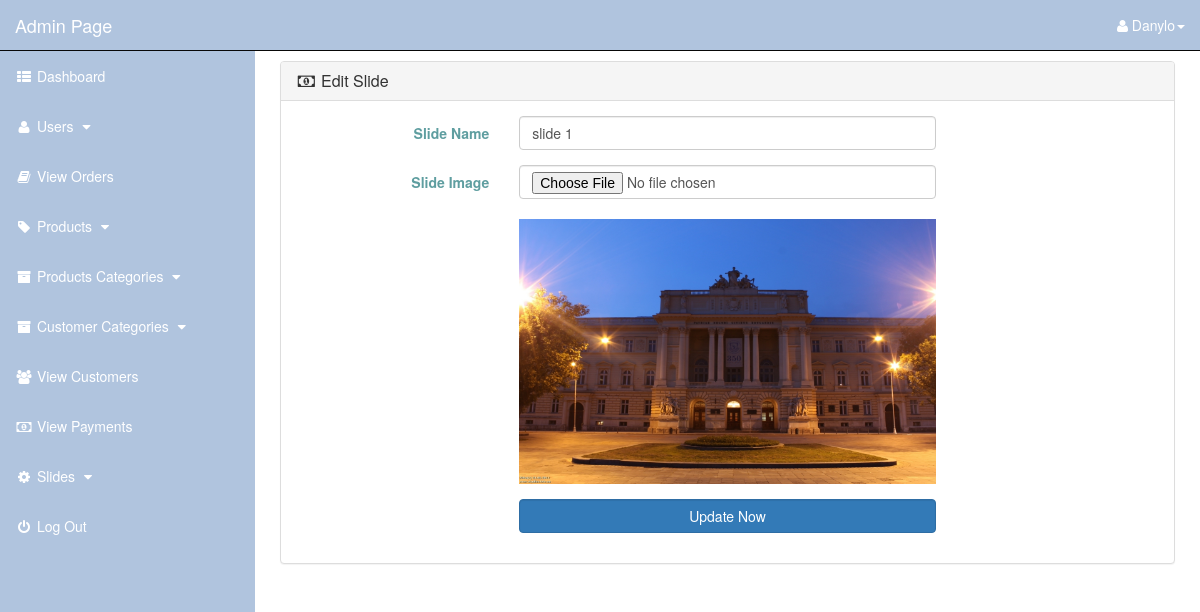
The app's page /admin_area/index.php?edit_slide=1 (signed in) with its own data.
### tables this page shows
CREATE TABLE `slider` (
  `slide_id` int(10) NOT NULL,
  `slide_name` varchar(255) NOT NULL,
  `slide_image` text NOT NULL
);

### admin_area/edit_slide.php (the view, shortened to what this page needs)
<?php
    if(!isset($_SESSION['admin_email'])){
        echo "<script>window.open('login.php','_self')</script>";
    }else{
?>
<?php
    if(isset($_GET['edit_slide'])){
        $edit_slide_id = $_GET['edit_slide'];
        $edit_slide = "select * from slider where slide_id='$edit_slide_id'";
        $run_edit_slide = mysqli_query($con,$edit_slide);
        $row_edit_slide = mysqli_fetch_array($run_edit_slide);
        $slide_name = $row_edit_slide['slide_name'];
        $slide_image = $row_edit_slide['slide_image'];
    }
?>
<div class="row">
    <div class="col-lg-12">
    </div>
</div>
<div class="row">
    <div class="col-lg-12">
        <div class="panel panel-default">
            <div class="panel-heading">
                <h3 class="panel-title">
                    <i class="fa fa-money fa-fw"></i> Edit Slide
                </h3>
            </div>
            <div class="panel-body">
                <form action="" class="form-horizontal" method="post" enctype="multipart/form-data">
                    <div class="form-group">
                        <label for="" class="control-label col-md-3">
                            Slide Name
                        </label>
                        <div class="col-md-6">
                            <input name="slide_name" type="text" class="form-control" value="<?php echo $slide_name; ?>">
                        </div>
                    </div>
                    <div class="form-group">
                        <label for="" class="control-label col-md-3">
                            Slide Image
                        </label>
                        <div class="col-md-6">
                            <input type="file" name="slide_image" class="form-control">
                            <br/>
                            <img src="slides_images/<?php echo $slide_image; ?>" class="img-responsive">
                        </div>
                    </div>
                    <div class="form-group">
                        <label for="" class="control-label col-md-3"> </label>
                        <div class="col-md-6">
                            <input type="submit" name="update" value="Update Now" class="btn btn-primary form-control">
                        </div>
                    </div>
                </form>
            </div>
        </div>
    </div>
</div>
<?php } ?>

### admin_area/includes/sidebar.php (shortened to what this page needs)
<?php
    if(!isset($_SESSION['admin_email'])){
        echo "<script>window.open('../login.php','_self')</script>";
    }else{
?>
<nav class="navbar navbar-inverse navbar-fixed-top">
    <div class="navbar-header">
        <a href="index.php?dashboard" class="navbar-brand">Admin Page</a>
    </div>
    <ul class="nav navbar-right top-nav">
        <li class="dropdown">
            <a href="#" class="dropdown-toggle" data-toggle="dropdown">
                <i class="fa fa-user"></i></i> <?php echo $admin_name;  ?><b class="caret"></b>
            </a>
        </li>
    </ul>
    <div class="collapse navbar-collapse navbar-ex1-collapse">
        <ul class="nav navbar-nav side-nav">
            <li>
                <a href="index.php?dashboard">
                    <i class="fa fa-fw fa-th-list"></i> Dashboard
                </a>
            </li>
            <li>
                <a href="#" data-toggle="collapse" data-target="#users">
                    <i class="fa fa-fw fa-user "></i> Users
                    <i class="fa fa-fw fa-caret-down"></i>
                </a>
            </li>
            <li>
                <a href="index.php?view_orders">
                    <i class="fa fa-fw fa-book"></i> View Orders
                </a>
            </li>
            <li>
                <a href="#" data-toggle="collapse" data-target="#products">
                        <i class="fa fa-fw fa-tag"></i> Products
                        <i class="fa fa-fw fa-caret-down"></i>
                </a>
             </li>
            <li>
                <a href="#" data-toggle="collapse" data-target="#p_cat">
                        <i class="fa fa-fw fa-archive"></i> Products Categories
                        <i class="fa fa-fw fa-caret-down"></i>
                </a>
            </li>
            <li>
                <a href="#" data-toggle="collapse" data-target="#cat">
                        <i class="fa fa-fw fa-archive"></i> Customer Categories
                        <i class="fa fa-fw fa-caret-down"></i>
                </a>
            </li>
            <li>
                <a href="index.php?view_customers">
                    <i class="fa fa-fw fa-users"></i> View Customers
                </a>
            </li>
            <li>
                <a href="index.php?view_payments">
                    <i class="fa fa-fw fa-money"></i> View Payments
                </a>
            </li>
            <li>
                <a href="#" data-toggle="collapse" data-target="#slides">
                        <i class="fa fa-fw fa-gear"></i> Slides
                        <i class="fa fa-fw fa-caret-down"></i>
                </a>
            </li>
            <li>
                <a href="logout.php">
                    <i class="fa fa-fw fa-power-off"></i> Log Out
                </a>
            </li>
        </ul>
    </div>
</nav>
<?php } ?>

### admin_area/css/style.css (style rules this page uses)
.top-nav { 0 15px; }
.navbar { color: #ffffff !important; background-color: #B0C4DE; }
.navbar-header>a { color: #ffffff !important; }
.top-nav>li { float: left; display: inline-block; }
.top-nav>li>a { color: #ffffff !important; line-height: 20px; padding-top: 15px; padding-bottom: 15px; }
@media (min-width: 768px) { .side-nav { position: fixed; top: 51px; bottom: 0; width: 255px; overflow-y: auto; overflow-x: hidden; background-color: #B0C4DE; padding-bottom: 40px; border-radius: 0; } }
@media (min-width: 768px) { .side-nav>li>a { color: #ffffff; width: 255px; } }
.dropdown { margin-right: 15px; }
.side-nav>li>a { color: #ffffff !important; }

### records on screen
slider: slide_name "slide 1", slide_image (picture)

### other values on screen
$admin_name "Danylo"
